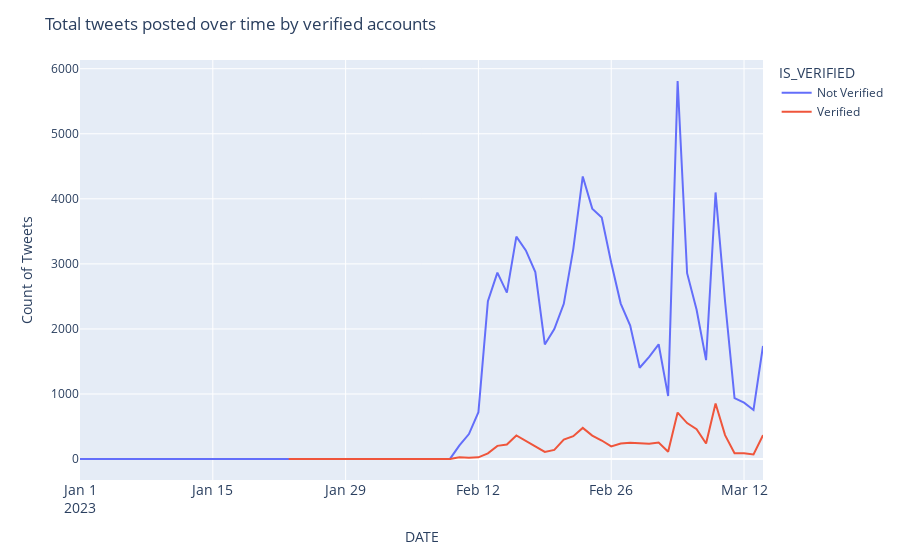

Source (notebook cell):
### Code cell
fig = px.line(data_fig2, x='DATE', y=0, color=data_fig2.IS_VERIFIED,
             labels=data_fig2.IS_VERIFIED)


fig.update_layout(
    title='Total tweets posted over time by verified accounts',
    xaxis_tickfont_size=14,
    yaxis=dict(
        title='Count of Tweets'))


fig.show()

### Figure 1 — Plotly figure (JSON) as saved in the notebook; plotly's stock layout.template omitted (floating-point values rounded to 4 significant figures)
{"data": [{"hovertemplate": "IS_VERIFIED=Not Verified<br>DATE=%{x}<br>0=%{y}<extra></extra>", "legendgroup": "Not Verified", "line": {"color": "#636efa", "dash": "solid"}, "marker": {"symbol": "circle"}, "mode": "lines", "name": "Not Verified", "orientation": "v", "showlegend": true, "type": "scatter", "x": ["2023-01-01", "2023-01-17", "2023-01-31", "2023-02-01", "2023-02-06", "2023-02-07", "2023-02-08", "2023-02-09", "2023-02-10", "2023-02-11", "2023-02-12", "2023-02-13", "2023-02-14", "2023-02-15", "2023-02-16", "2023-02-17", "2023-02-18", "2023-02-19", "2023-02-20", "2023-02-21", "2023-02-22", "2023-02-23", "2023-02-24", "2023-02-25", "2023-02-26", "2023-02-27", "2023-02-28", "2023-03-01", "2023-03-02", "2023-03-03", "2023-03-04", "2023-03-05", "2023-03-06", "2023-03-07", "2023-03-08", "2023-03-09", "2023-03-10", "2023-03-11", "2023-03-12", "2023-03-13", "2023-03-14"], "xaxis": "x", "y": [1, 1, 1, 1, 1, 1, 1, 2, 211, 384, 721, 2428, 2865, 2558, 3419, 3207, 2875, 1761, 1998, 2386, 3227, 4344, 3849, 3713, 3017, 2390, 2052, 1404, 1570, 1764, 968, 5811, 2857, 2295, 1520, 4098, 2422, 936, 867, 755, 1739], "yaxis": "y"}, {"hovertemplate": "IS_VERIFIED=Verified<br>DATE=%{x}<br>0=%{y}<extra></extra>", "legendgroup": "Verified", "line": {"color": "#EF553B", "dash": "solid"}, "marker": {"symbol": "circle"}, "mode": "lines", "name": "Verified", "orientation": "v", "showlegend": true, "type": "scatter", "x": ["2023-01-23", "2023-02-04", "2023-02-06", "2023-02-09", "2023-02-10", "2023-02-11", "2023-02-12", "2023-02-13", "2023-02-14", "2023-02-15", "2023-02-16", "2023-02-17", "2023-02-18", "2023-02-19", "2023-02-20", "2023-02-21", "2023-02-22", "2023-02-23", "2023-02-24", "2023-02-25", "2023-02-26", "2023-02-27", "2023-02-28", "2023-03-01", "2023-03-02", "2023-03-03", "2023-03-04", "2023-03-05", "2023-03-06", "2023-03-07", "2023-03-08", "2023-03-09", "2023-03-10", "2023-03-11", "2023-03-12", "2023-03-13", "2023-03-14"], "xaxis": "x", "y": [1, 1, 1, 1, 29, 20, 26, 88, 203, 223, 363, 282, 188, 110, 140, 298, 351, 479, 361, 285, 194, 239, 252, 238, 235, 253, 113, 714, 553, 458, 240, 853, 368, 91, 88, 71, 368], "yaxis": "y"}], "layout": {"legend": {"title": {"text": "IS_VERIFIED"}, "tracegroupgap": 0}, "margin": {"t": 60}, "title": {"text": "Total tweets posted over time by verified accounts"}, "xaxis": {"anchor": "y", "domain": [0, 1], "tickfont": {"size": 14}, "title": {"text": "DATE"}}, "yaxis": {"anchor": "x", "domain": [0, 1], "title": {"text": "Count of Tweets"}}}}
